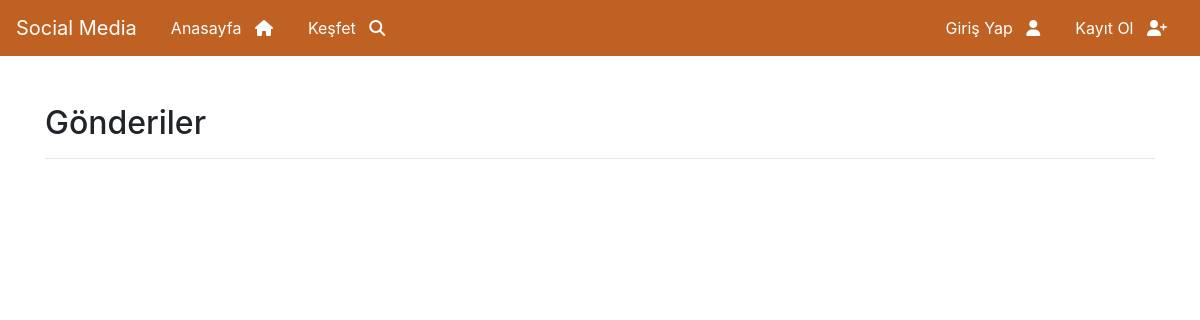
/posts/, run on an earlier commit of the app's database.
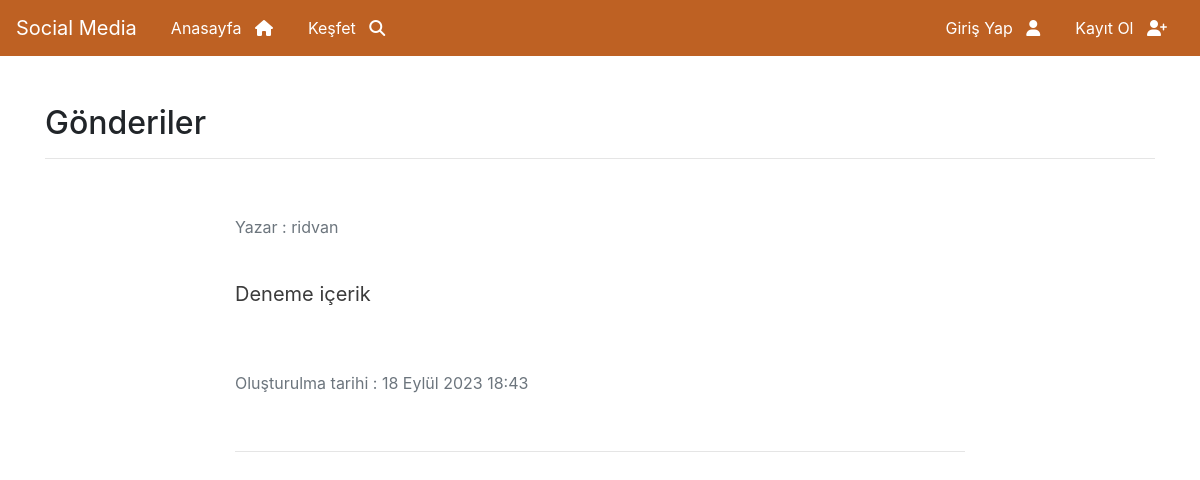
And on a later commit of the database.
### post/models.py (models this page shows, shortened)
class Post(models.Model):
    author = models.ForeignKey("auth.User", on_delete=models.CASCADE, verbose_name="Yazar")
    content = models.CharField(max_length=10000, verbose_name="İçerik")
    created_date = models.DateTimeField(auto_now_add=True, verbose_name="Oluşturulma tarihi")

### post/views.py (the view)
# urls.py: path('', views.posts, name="posts")
def posts(request):
    posts = Post.objects.all()
    return render(request, "posts/posts.html", {"posts":posts})

### templates/posts/posts.html (shortened to what this page needs)
{% extends 'layout.html' %}
{% block body %}
    <h2>Gönderiler</h2>
    <hr>
    <br>
    {% if posts %}
        <div class="post-list">
        {% for post in posts %}
            <div class="row">
                    <div class="col-lg-8 text-align">
                        <p><div class="text-muted fst-italic mb-2">Yazar : {{post.author.username}} </div></p>
                        <br>
                        <a class="post-detail" href=""><p class="post-content" href="">{{post.content}} </p></a>
                        <br>
                        <p><div class="text-muted fst-italic mb-2">Oluşturulma tarihi : {{post.created_date}} </div></p>
                        <br>
                        <hr>
                        <br>
                    </div>
            </div>
        {% endfor %}
    </div>
    {% endif %}
{% endblock body %}

### templates/layout.html (shortened to what this page needs)
<!DOCTYPE html>
{% load static %}
<html lang="en">
<head>
    <link rel="stylesheet" href="https://cdn.jsdelivr.net/npm/bootstrap@4.0.0/dist/css/bootstrap.min.css">
    <link rel="stylesheet" href="{% static 'css/style.css' %}">
    <link rel="stylesheet" href="https://cdnjs.cloudflare.com/ajax/libs/font-awesome/6.4.2/css/all.min.css" />
</head>
<body>
    {% include 'includes/navbar.html' %}
    <div class="container">
        <br><br>
    {% block body %}
    {% endblock body %}
</div>
</body>
</html>

### templates/includes/navbar.html (shortened to what this page needs)
<nav class="navbar navbar-expand-lg navbar-light bg-light">
    <a class="navbar-brand" href="{% url 'index' %}">Social Media</a>
    <div class="collapse navbar-collapse" id="navbarNav">
      <ul class="navbar-nav">
        <li class="nav-item active">
          <a class="nav-link" href="{% url 'index' %}">Anasayfa &nbsp; <i class="fa-solid fa-house"></i> <span class="sr-only">(current)</span></a>
        </li>
        <li class="nav-item">
          <a class="nav-link" href="{% url 'post:posts' %}" title="Keşfet">Keşfet &nbsp; <i class="fa-solid fa-magnifying-glass"></i></a>
        </li>
      </ul>
      <ul class="navbar-nav ml-auto">
        {% if request.user.is_authenticated %}
            <div class="nav-item dropdown">
              <a class="nav-link dropdown-toggle username-navbar" id="userDropdown" data-toggle="dropdown" aria-haspopup="true" aria-expanded="false">{{request.user}}</a>
              <div class="dropdown-menu" aria-labelledby="dropdownMenuButton">
                  <a class="dropdown-item" href="">Profil &nbsp; <i class="fa-regular fa-user"></i></a>
                  <div class="dropdown-divider"></div>
                  <a class="dropdown-item" href="">Ayarlar &nbsp; <i class="fa-solid fa-gear"></i></a>
                  <div class="dropdown-divider"></div>
                  <a class="dropdown-item" href="{% url 'user:logout' %}">Çıkış Yap &nbsp; <i class="fa-solid fa-right-from-bracket"></i></a>
              </div>
            </div>
        {% else %}
          <li class="nav-item">
            <a class="nav-link" href="{% url 'user:login' %}">Giriş Yap &nbsp; <i class="fa-solid fa-user"></i> </a>
          </li>
          <li class="nav-item">
            <a class="nav-link" href="{% url 'user:register' %}">Kayıt Ol &nbsp; <i class="fa-solid fa-user-plus"></i> </a>
          </li>
        {% endif %}
      </ul>
    </div>
  </nav>

### static/css/style.css (style rules this page uses)
* { box-sizing: border-box; margin: 0; padding: 0; }
.navbar { background-color: #be6123 !important; }
.navbar-brand { color: #fff !important; }
.nav-link { color: #fff !important; transition: 0.3s; border-radius: 40px; margin-left: 10px; }
.row { align-items: center !important; justify-content: center; text-align: center; }
.fa-solid { margin-right: 9px; }
.post-list .text-align { text-align: left !important; }
.post-detail { font-size: 20px !important; color: #3b3b3b; text-decoration: none !important; margin-bottom: 80px !important; }

What changed in the data, as far as the page shows it:
added Post: author.username "ridvan", content "Deneme içerik", created_date "18 Eylül 2023 18:43"
